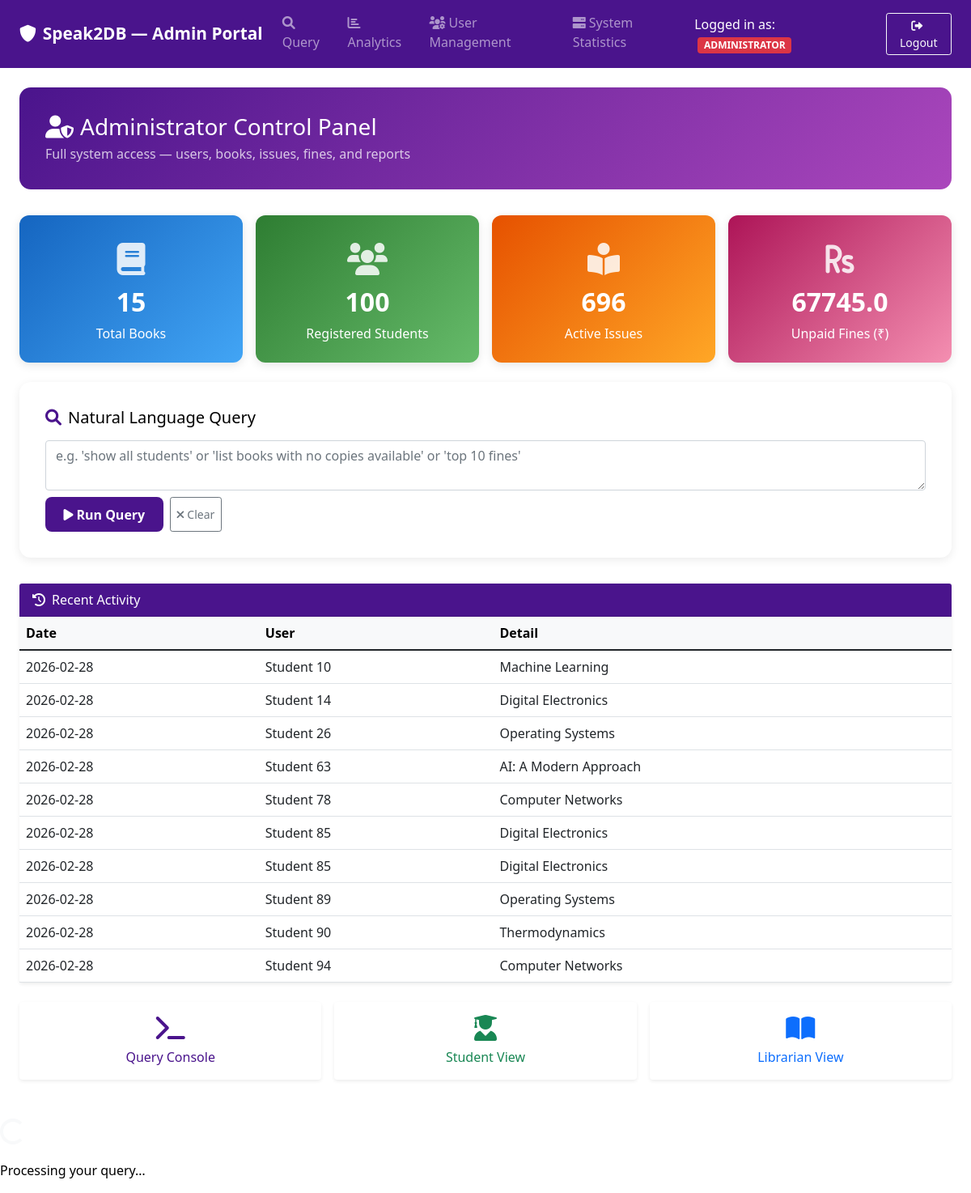
Page /admin_dashboard (signed in) on the committed database.
### tables this page shows
CREATE TABLE Issued (
        id INTEGER PRIMARY KEY AUTOINCREMENT,
        student_id INTEGER NOT NULL,
        book_id INTEGER NOT NULL,
        issue_date TEXT NOT NULL,
        due_date TEXT NOT NULL,
        return_date TEXT,
        status TEXT DEFAULT 'Issued',
        FOREIGN KEY (student_id) REFERENCES Students(id) ON DELETE CASCADE,
        FOREIGN KEY (book_id) REFERENCES Books(id) ON DELETE CASCADE
    );

CREATE TABLE Students (
        id INTEGER PRIMARY KEY AUTOINCREMENT,
        roll_number TEXT UNIQUE NOT NULL,
        name TEXT NOT NULL,
        branch TEXT NOT NULL,
        year TEXT NOT NULL,
        email TEXT UNIQUE NOT NULL,
        phone TEXT NOT NULL,
        role TEXT DEFAULT 'Student',
        gpa REAL DEFAULT 0.0,
        attendance INTEGER DEFAULT 0,
        created_date TEXT DEFAULT CURRENT_TIMESTAMP
    );

CREATE TABLE Books (
        id INTEGER PRIMARY KEY AUTOINCREMENT,
        title TEXT NOT NULL,
        author TEXT NOT NULL,
        category TEXT NOT NULL,
        publisher_id INTEGER,
        total_copies INTEGER NOT NULL DEFAULT 1,
        available_copies INTEGER NOT NULL DEFAULT 1,
        FOREIGN KEY (publisher_id) REFERENCES Publishers(id)
    );

### app.py (the view)
@app.route('/admin_dashboard')
def admin_dashboard_route():
    if 'user_id' not in session:
        return redirect(url_for('login'))
    if session.get('role') != 'Administrator':
        return "Access Denied", 403
    user_role = session.get('role', 'Administrator')
    user_id = session['user_id']
    try:
        conn = get_db_connection(MAIN_DB)
        total_books = conn.execute(
            "SELECT COUNT(*) as cnt FROM Books"
        ).fetchone()['cnt']
        total_students = conn.execute(
            "SELECT COUNT(*) as cnt FROM Students"
        ).fetchone()['cnt']
        active_issues = conn.execute(
            "SELECT COUNT(*) as cnt FROM Issued WHERE return_date IS NULL"
        ).fetchone()['cnt']
        unpaid_fines_amount = conn.execute(
            "SELECT COALESCE(SUM(fine_amount), 0) as total FROM Fines WHERE status = 'Unpaid'"
        ).fetchone()['total']
        recent_activity = conn.execute(
            """SELECT i.issue_date as date, s.name as user, b.title as detail
               FROM Issued i
               JOIN Books b ON i.book_id = b.id
               JOIN Students s ON i.student_id = s.id
               ORDER BY i.issue_date DESC LIMIT 10"""
        ).fetchall()
        conn.close()
        stats = {
            'total_books': total_books,
            'total_students': total_students,
            'active_issues': active_issues,
            'unpaid_fines_amount': unpaid_fines_amount,
        }
    except Exception as e:
        print(f"[admin_dashboard] DB error: {e}")
        recent_activity = []
        stats = {}
    return render_template(
        'admin_dashboard.html',
        role=user_role,
        user=user_id,
        stats=stats,
        recent_activity=recent_activity,
    )

### app.py (called while the page is built)
def get_db_connection(db_path):
    conn = sqlite3.connect(db_path)
    conn.row_factory = sqlite3.Row
    return conn

@app.context_processor
def inject_user():
    if 'user_id' in session:
        return {
            'current_user': {
                'username': session['user_id'],
                'role': session.get('role', 'Student')
            },
            'user_role': session.get('role', 'Student')
        }
    return {}

    @app.after_request
    def add_security_headers(response):
        return apply_security_headers(response)

### security_layers.py (called while the page is built)
def apply_security_headers(response):
    headers = security.get_security_headers()
    for header, value in headers.items():
        response.headers[header] = value
    return response

### templates/admin_dashboard.html (shortened to what this page needs)
<!DOCTYPE html>
<html lang="en">
<head>
    <link href="{{ url_for('static', filename='css/style.css') }}" rel="stylesheet">
    <link href="https://cdn.jsdelivr.net/npm/bootstrap@5.1.3/dist/css/bootstrap.min.css" rel="stylesheet">
    <link href="https://cdnjs.cloudflare.com/ajax/libs/font-awesome/6.0.0/css/all.min.css" rel="stylesheet">
</head>
<body>
    <nav class="navbar navbar-expand-lg navbar-dark" style="background:#4a148c">
        <div class="container-fluid px-4">
            <a class="navbar-brand" href="/admin_dashboard">
                <i class="fas fa-shield-alt me-2"></i>Speak2DB — Admin Portal
            </a>
            <div class="navbar-collapse" id="navbarNav">
                <ul class="navbar-nav me-auto">
                    <li class="nav-item">
                        <a class="nav-link" href="/">
                            <i class="fas fa-search me-1"></i>Query
                        </a>
                    </li>
                    <li class="nav-item">
                        <a class="nav-link" href="/analytics">
                            <i class="fas fa-chart-bar me-1"></i>Analytics
                        </a>
                    </li>
                    <li class="nav-item">
                        <a class="nav-link" href="/user_management">
                            <i class="fas fa-users-cog me-1"></i>User Management
                        </a>
                    </li>
                    <li class="nav-item">
                        <a class="nav-link" href="/system_statistics">
                            <i class="fas fa-server me-1"></i>System Statistics
                        </a>
                    </li>
                </ul>
                <div class="ms-auto d-flex align-items-center gap-3">
                    <span class="text-white">
                        Logged in as:
                        <span class="badge bg-danger ms-1">{{ role|upper }}</span>
                    </span>
                    <a href="/logout" class="btn btn-outline-light btn-sm">
                        <i class="fas fa-sign-out-alt me-1"></i>Logout
                    </a>
                </div>
            </div>
        </div>
    </nav>
    <div class="container-fluid px-4 py-4">
        <div class="welcome-banner">
            <h3 class="mb-1"><i class="fas fa-user-shield me-2"></i>Administrator Control Panel</h3>
            <p class="mb-0 opacity-75">Full system access — users, books, issues, fines, and reports</p>
        </div>
        <div class="row g-3 mb-4">
            <div class="col-md-3">
                <div class="card stat-card text-white" style="background:linear-gradient(135deg,#1565c0,#42a5f5)">
                    <div class="card-body text-center">
                        <div class="stat-icon"><i class="fas fa-book"></i></div>
                        <h2 class="fw-bold mt-1">{{ stats.get('total_books', 0) }}</h2>
                        <p class="mb-0">Total Books</p>
                    </div>
                </div>
            </div>
            <div class="col-md-3">
                <div class="card stat-card text-white" style="background:linear-gradient(135deg,#2e7d32,#66bb6a)">
                    <div class="card-body text-center">
                        <div class="stat-icon"><i class="fas fa-users"></i></div>
                        <h2 class="fw-bold mt-1">{{ stats.get('total_students', 0) }}</h2>
                        <p class="mb-0">Registered Students</p>
                    </div>
                </div>
            </div>
            <div class="col-md-3">
                <div class="card stat-card text-white" style="background:linear-gradient(135deg,#e65100,#ffa726)">
                    <div class="card-body text-center">
                        <div class="stat-icon"><i class="fas fa-book-reader"></i></div>
                        <h2 class="fw-bold mt-1">{{ stats.get('active_issues', 0) }}</h2>
                        <p class="mb-0">Active Issues</p>
                    </div>
                </div>
            </div>
            <div class="col-md-3">
                <div class="card stat-card text-white" style="background:linear-gradient(135deg,#ad1457,#f48fb1)">
                    <div class="card-body text-center">
                        <div class="stat-icon"><i class="fas fa-rupee-sign"></i></div>
                        <h2 class="fw-bold mt-1">{{ stats.get('unpaid_fines_amount', 0) | round(2) }}</h2>
                        <p class="mb-0">Unpaid Fines (₹)</p>
                    </div>
                </div>
            </div>
        </div>
        <div class="query-section" id="query-section">
            <h5 class="mb-3"><i class="fas fa-search me-2" style="color:#4a148c"></i>Natural Language Query</h5>
            <div class="input-group mb-2">
                <textarea id="queryInput" class="form-control" rows="2"
                    placeholder="e.g. 'show all students' or 'list books with no copies available' or 'top 10 fines'"></textarea>
            </div>
            <div class="d-flex gap-2 mt-2">
                <button id="queryBtn" class="btn btn-run" onclick="submitQuery()">
                    <i class="fas fa-play me-1"></i>Run Query
                </button>
                <button class="btn btn-outline-secondary btn-sm" onclick="clearQuery()">
                    <i class="fas fa-times me-1"></i>Clear
                </button>
            </div>
        </div>
        <div class="card border-0 shadow-sm mb-4">
            <div class="card-header text-white" style="background:#4a148c">
                <i class="fas fa-history me-2"></i>Recent Activity
            </div>
            <div class="card-body p-0">
                <div class="table-responsive">
                    <table class="table table-hover mb-0">
                        <thead class="table-light">
                            <tr>
                                <th>Date</th>
                                <th>User</th>
                                <th>Detail</th>
                            </tr>
                        </thead>
                        <tbody>
                        {% for activity in recent_activity %}
                            <tr>
                                <td>{{ activity['date'] }}</td>
                                <td>{{ activity['user'] }}</td>
                                <td>{{ activity['detail'] }}</td>
                            </tr>
                        {% else %}
                            <tr><td colspan="3" class="text-center text-muted py-3">No recent activity</td></tr>
                        {% endfor %}
                        </tbody>
                    </table>
                </div>
            </div>
        </div>
        <div class="row g-3 mb-4">
            <div class="col-md-4">
                <a href="/" class="card border-0 shadow-sm text-decoration-none">
                    <div class="card-body text-center py-3" style="color:#4a148c">
                        <i class="fas fa-terminal fa-2x mb-2"></i>
                        <p class="mb-0 fw-semibold">Query Console</p>
                    </div>
                </a>
            </div>
            <div class="col-md-4">
                <a href="/student_dashboard" class="card border-0 shadow-sm text-decoration-none">
                    <div class="card-body text-center py-3 text-success">
                        <i class="fas fa-user-graduate fa-2x mb-2"></i>
                        <p class="mb-0 fw-semibold">Student View</p>
                    </div>
                </a>
            </div>
            <div class="col-md-4">
                <a href="/librarian_dashboard" class="card border-0 shadow-sm text-decoration-none">
                    <div class="card-body text-center py-3 text-primary">
                        <i class="fas fa-book-open fa-2x mb-2"></i>
                        <p class="mb-0 fw-semibold">Librarian View</p>
                    </div>
                </a>
            </div>
        </div>
    </div>
    <div id="loadingOverlay">
        <div class="spinner-border text-light mb-3" role="status"></div>
        <p>Processing your query…</p>
    </div>
</body>
</html>

### static/css/style.css (style rules this page uses)
:root { --bg-primary: #ffffff; --bg-secondary: #f8f9fa; --bg-card: #ffffff; --border: #dee2e6; --primary: #4a90e2; --secondary: #5cb85c; --accent: #f0ad4e; --text: #000000; --text-secondary: #6c757d; --text-muted: #adb5bd; }
* { box-sizing: border-box; margin: 0; padding: 0; }
body { background-color: var(--bg-primary); color: var(--text); font-family: 'Inter', sans-serif; line-height: 1.6; min-height: 100vh; }
.nav-link { display: block; padding: 0.75rem 1rem; color: var(--text-secondary); text-decoration: none; border-radius: 4px; transition: all 0.2s ease; margin-bottom: 0.25rem; }
.query-section { background: var(--bg-secondary); border-radius: 8px; padding: 2rem; margin-bottom: 2rem; }

### templates/admin_dashboard.html (style rules this page uses)
body { background-color: #ffffff; color: #000000; }
.navbar-brand { font-weight: 700; font-size: 1.3rem; }
.welcome-banner { background: linear-gradient(135deg, #4a148c 0%, #ab47bc 100%); color: white; border-radius: 14px; padding: 2rem; margin-bottom: 2rem; }
.stat-card { border: none; border-radius: 12px; box-shadow: 0 3px 12px rgba(0,0,0,.1); transition: transform .2s; }
.stat-card .card-body { padding: 1.5rem; }
.stat-icon { font-size: 2.5rem; opacity: .85; }
.query-section { background: white; border-radius: 14px; box-shadow: 0 3px 12px rgba(0,0,0,.08); padding: 2rem; margin-bottom: 2rem; }
.btn-run { background: #4a148c; color: white; border: none; border-radius: 8px; padding: .6rem 1.4rem; font-weight: 600; cursor: pointer; }

### rows in the picture
Issued: date "2026-02-28", user "Student 10", detail "Machine Learning"
Issued: date "2026-02-28", user "Student 14", detail "Digital Electronics"
Issued: date "2026-02-28", user "Student 26", detail "Operating Systems"
Issued: date "2026-02-28", user "Student 63", detail "AI: A Modern Approach"
Issued: date "2026-02-28", user "Student 78", detail "Computer Networks"
Issued: date "2026-02-28", user "Student 85", detail "Digital Electronics"
Issued: date "2026-02-28", user "Student 85", detail "Digital Electronics"
Issued: date "2026-02-28", user "Student 89", detail "Operating Systems"
Issued: date "2026-02-28", user "Student 90", detail "Thermodynamics"
Issued: date "2026-02-28", user "Student 94", detail "Computer Networks"

### other values in the picture
{{ role|upper }} "ADMINISTRATOR"
{{ stats.get('total_books', 0) }} "15"
{{ stats.get('total_students', 0) }} "100"
{{ stats.get('active_issues', 0) }} "696"
{{ stats.get('unpaid_fines_amount', 0) | round(2) }} "67745.0"
